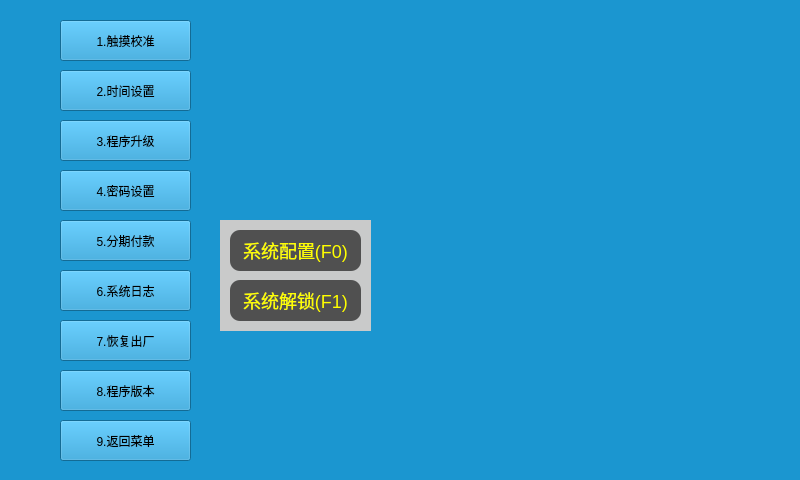
<?xml version="1.0" encoding="UTF-8"?>
<ui version="4.0">
 <class>SystemMaintence</class>
 <widget class="QWidget" name="SystemMaintence">
  <property name="geometry">
   <rect>
    <x>0</x>
    <y>0</y>
    <width>800</width>
    <height>480</height>
   </rect>
  </property>
  <property name="windowTitle">
   <string>Form</string>
  </property>
  <property name="styleSheet">
   <string notr="true">background-color: rgb(27, 150, 208);</string>
  </property>
  <widget class="QPushButton" name="programupdade_pb">
   <property name="geometry">
    <rect>
     <x>60</x>
     <y>120</y>
     <width>131</width>
     <height>41</height>
    </rect>
   </property>
   <property name="toolTip">
    <string>3</string>
   </property>
   <property name="text">
    <string>3.程序升级</string>
   </property>
  </widget>
  <widget class="QPushButton" name="screencalibration_pb">
   <property name="geometry">
    <rect>
     <x>60</x>
     <y>20</y>
     <width>131</width>
     <height>41</height>
    </rect>
   </property>
   <property name="toolTip">
    <string>1</string>
   </property>
   <property name="text">
    <string>1.触摸校准</string>
   </property>
  </widget>
  <widget class="QPushButton" name="languageselection_pb">
   <property name="geometry">
    <rect>
     <x>60</x>
     <y>70</y>
     <width>131</width>
     <height>41</height>
    </rect>
   </property>
   <property name="toolTip">
    <string>2</string>
   </property>
   <property name="text">
    <string>2.时间设置</string>
   </property>
  </widget>
  <widget class="QPushButton" name="passwordsetting_pb">
   <property name="geometry">
    <rect>
     <x>60</x>
     <y>170</y>
     <width>131</width>
     <height>41</height>
    </rect>
   </property>
   <property name="toolTip">
    <string>4</string>
   </property>
   <property name="text">
    <string>4.密码设置</string>
   </property>
  </widget>
  <widget class="QPushButton" name="paymentinstallment_pb">
   <property name="geometry">
    <rect>
     <x>60</x>
     <y>220</y>
     <width>131</width>
     <height>41</height>
    </rect>
   </property>
   <property name="toolTip">
    <string>5</string>
   </property>
   <property name="text">
    <string>5.分期付款</string>
   </property>
  </widget>
  <widget class="QPushButton" name="systemlog_pb">
   <property name="geometry">
    <rect>
     <x>60</x>
     <y>270</y>
     <width>131</width>
     <height>41</height>
    </rect>
   </property>
   <property name="toolTip">
    <string>6</string>
   </property>
   <property name="text">
    <string>6.系统日志</string>
   </property>
  </widget>
  <widget class="QPushButton" name="restorefactory_pb">
   <property name="geometry">
    <rect>
     <x>60</x>
     <y>320</y>
     <width>131</width>
     <height>41</height>
    </rect>
   </property>
   <property name="toolTip">
    <string>7</string>
   </property>
   <property name="text">
    <string>7.恢复出厂</string>
   </property>
  </widget>
  <widget class="QPushButton" name="currentprogramversion_pb">
   <property name="geometry">
    <rect>
     <x>60</x>
     <y>370</y>
     <width>131</width>
     <height>41</height>
    </rect>
   </property>
   <property name="toolTip">
    <string>8</string>
   </property>
   <property name="text">
    <string>8.程序版本</string>
   </property>
  </widget>
  <widget class="QPushButton" name="back_pb">
   <property name="geometry">
    <rect>
     <x>60</x>
     <y>420</y>
     <width>131</width>
     <height>41</height>
    </rect>
   </property>
   <property name="toolTip">
    <string>9</string>
   </property>
   <property name="text">
    <string>9.返回菜单</string>
   </property>
  </widget>
  <widget class="QLabel" name="visionMark_lb">
   <property name="geometry">
    <rect>
     <x>200</x>
     <y>375</y>
     <width>311</width>
     <height>31</height>
    </rect>
   </property>
   <property name="text">
    <string/>
   </property>
  </widget>
  <widget class="QWidget" name="sysInfo_wd" native="true">
   <property name="geometry">
    <rect>
     <x>220</x>
     <y>220</y>
     <width>151</width>
     <height>111</height>
    </rect>
   </property>
   <property name="styleSheet">
    <string notr="true">QWidget{
background-color: rgb(201, 202, 202);
}
QPushButton{
border-radius:10;
background-color: rgb(80, 80, 80);
font-size:18px;
color:yellow;
}
QPushButton::pressed{
background-color: rgb(120, 120, 120);
}</string>
   </property>
   <widget class="QPushButton" name="sysSetting_btn">
    <property name="geometry">
     <rect>
      <x>10</x>
      <y>10</y>
      <width>131</width>
      <height>41</height>
     </rect>
    </property>
    <property name="styleSheet">
     <string notr="true"/>
    </property>
    <property name="text">
     <string>系统配置(F0)</string>
    </property>
   </widget>
   <widget class="QPushButton" name="sysUnlock_btn">
    <property name="geometry">
     <rect>
      <x>10</x>
      <y>60</y>
      <width>131</width>
      <height>41</height>
     </rect>
    </property>
    <property name="styleSheet">
     <string notr="true"/>
    </property>
    <property name="text">
     <string>系统解锁(F1)</string>
    </property>
   </widget>
  </widget>
 </widget>
 <resources/>
 <connections/>
</ui>
